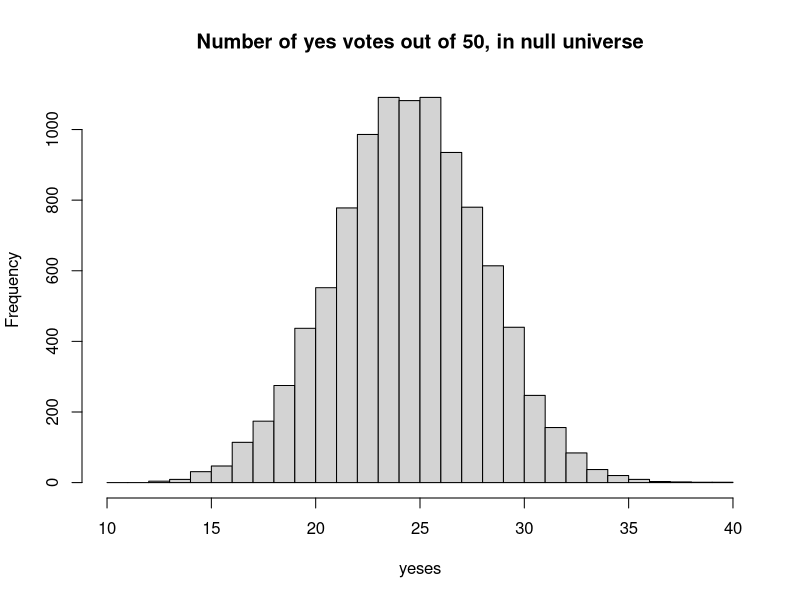

Reproduce this figure in R.
## ---- chunk 1
# We will do 10,000 iterations.
n <- 10000

# Make an array of integers to store the "Yes" counts.
yeses <- numeric(n)

for (i in 1:n) {
    answers <- sample(c('No', 'Yes'), size=50, replace=TRUE)
    yeses[i] <- sum(answers == 'Yes')
}

# Produce a histogram of the trial results.
# Use integer bins for histogram, from 10 through 40.
hist(yeses, breaks=10:40,
     main='Number of yes votes out of 50, in null universe')
## ---- chunk 2
k <- sum(yeses >= 30)
kk <- k / n
message('Proportion >= 30: ', round(kk, 2))
